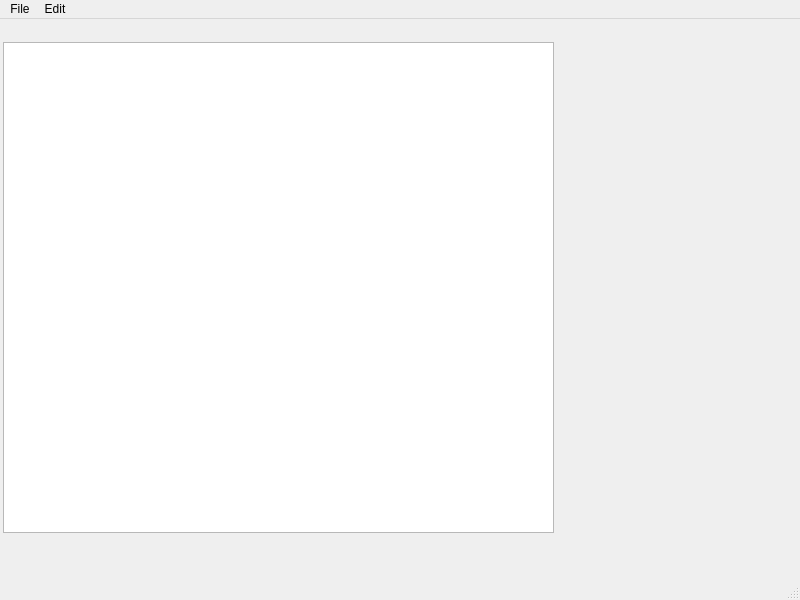
<?xml version="1.0" encoding="UTF-8"?>
<ui version="4.0">
 <class>Notepad</class>
 <widget class="QMainWindow" name="Notepad">
  <property name="geometry">
   <rect>
    <x>0</x>
    <y>0</y>
    <width>800</width>
    <height>600</height>
   </rect>
  </property>
  <property name="windowTitle">
   <string>Notepad</string>
  </property>
  <widget class="QWidget" name="centralwidget">
   <widget class="QTextEdit" name="textEdit">
    <property name="geometry">
     <rect>
      <x>3</x>
      <y>23</y>
      <width>551</width>
      <height>491</height>
     </rect>
    </property>
   </widget>
  </widget>
  <widget class="QMenuBar" name="menubar">
   <property name="geometry">
    <rect>
     <x>0</x>
     <y>0</y>
     <width>800</width>
     <height>22</height>
    </rect>
   </property>
   <widget class="QMenu" name="menuFile">
    <property name="title">
     <string>File</string>
    </property>
    <addaction name="actionNew"/>
    <addaction name="actionOpen"/>
    <addaction name="actionSave_as"/>
    <addaction name="actionPrint"/>
    <addaction name="actionExit"/>
   </widget>
   <widget class="QMenu" name="menuEdit">
    <property name="title">
     <string>Edit</string>
    </property>
    <addaction name="actionCopy"/>
    <addaction name="actionPaste"/>
    <addaction name="actionCut"/>
    <addaction name="actionUndo"/>
    <addaction name="actionRedo"/>
   </widget>
   <addaction name="menuFile"/>
   <addaction name="menuEdit"/>
  </widget>
  <widget class="QStatusBar" name="statusbar"/>
  <action name="actionNew">
   <property name="icon">
    <iconset resource="Resources.qrc">
     <normaloff>:/images/New.bmp</normaloff>:/images/New.bmp</iconset>
   </property>
   <property name="text">
    <string>New</string>
   </property>
  </action>
  <action name="actionOpen">
   <property name="icon">
    <iconset>
     <normalon>:/images/Open.bmp</normalon>
    </iconset>
   </property>
   <property name="text">
    <string>Open</string>
   </property>
  </action>
  <action name="actionSave_as">
   <property name="icon">
    <iconset>
     <normalon>:/images/Save.bmp</normalon>
    </iconset>
   </property>
   <property name="text">
    <string>Save as</string>
   </property>
  </action>
  <action name="actionPrint">
   <property name="icon">
    <iconset>
     <normalon>:/images/Sticky.bmp</normalon>
    </iconset>
   </property>
   <property name="text">
    <string>Print</string>
   </property>
  </action>
  <action name="actionExit">
   <property name="icon">
    <iconset>
     <normalon>:/images/DeleteSticky.bmp</normalon>
    </iconset>
   </property>
   <property name="text">
    <string>Exit</string>
   </property>
  </action>
  <action name="actionCopy">
   <property name="icon">
    <iconset>
     <normalon>:/images/Copy.bmp</normalon>
    </iconset>
   </property>
   <property name="text">
    <string>Copy</string>
   </property>
  </action>
  <action name="actionPaste">
   <property name="icon">
    <iconset>
     <normalon>:/images/Paste.bmp</normalon>
    </iconset>
   </property>
   <property name="text">
    <string>Paste</string>
   </property>
  </action>
  <action name="actionCut">
   <property name="icon">
    <iconset>
     <normalon>:/images/Cut.bmp</normalon>
    </iconset>
   </property>
   <property name="text">
    <string>Cut</string>
   </property>
  </action>
  <action name="actionUndo">
   <property name="text">
    <string>Undo</string>
   </property>
  </action>
  <action name="actionRedo">
   <property name="text">
    <string>Redo</string>
   </property>
  </action>
 </widget>
 <resources>
  <include location="Resources.qrc"/>
 </resources>
 <connections/>
</ui>
